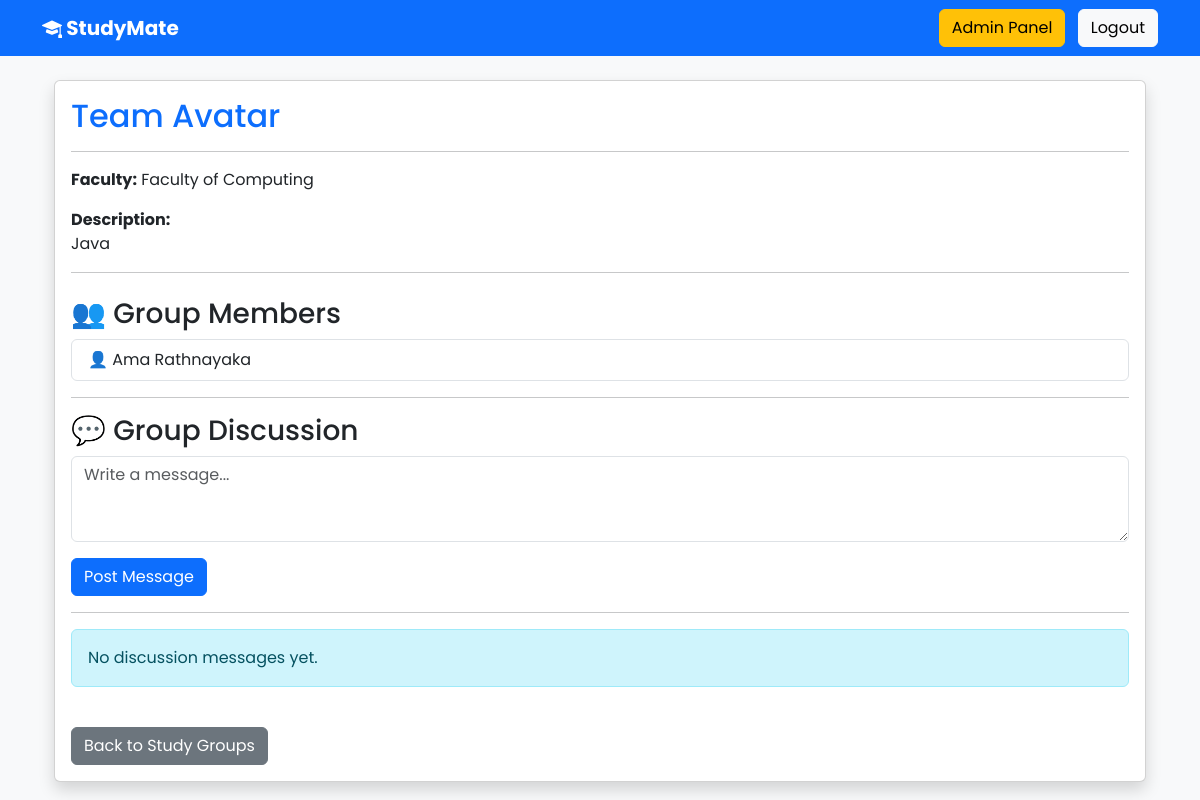
Screenshot of /group_details.php?id=7 (signed in) with the database file from the repository.
### tables this page shows
CREATE TABLE `study_groups` (
  `id` int(11) NOT NULL,
  `group_name` varchar(255) NOT NULL,
  `description` text DEFAULT NULL,
  `faculty` varchar(100) NOT NULL,
  `created_by` int(11) NOT NULL,
  `created_at` timestamp NOT NULL DEFAULT current_timestamp()
);

CREATE TABLE `users` (
  `id` int(11) NOT NULL,
  `full_name` varchar(100) NOT NULL,
  `university_email` varchar(100) NOT NULL,
  `student_id` varchar(50) NOT NULL,
  `faculty` varchar(100) NOT NULL,
  `password` varchar(255) NOT NULL,
  `created_at` timestamp NOT NULL DEFAULT current_timestamp(),
  `role` varchar(20) NOT NULL DEFAULT 'student'
);

### group_details.php (the view, shortened to what this page needs)
<?php
include 'includes/db.php';
$group_id = (int) $_GET['id'];
$role = $_SESSION['role'];
if ($role == 'admin') {
    $sql = "SELECT *
            FROM study_groups
            WHERE id = ?";
    $stmt = $conn->prepare($sql);
    $stmt->bind_param("i", $group_id);
}
$stmt->execute();
$result = $stmt->get_result();
$group = $result->fetch_assoc();
$sql = "SELECT users.full_name
        FROM group_members
        JOIN users
        ON group_members.user_id = users.id
        WHERE group_members.group_id = ?";
$stmt = $conn->prepare($sql);
$stmt->bind_param("i", $group_id);
$stmt->execute();
$members = $stmt->get_result();
$sql = "SELECT group_messages.*, users.full_name
        FROM group_messages
        JOIN users
        ON group_messages.user_id = users.id
        WHERE group_messages.group_id = ?
        ORDER BY group_messages.created_at ASC";
$stmt = $conn->prepare($sql);
$stmt->bind_param("i", $group_id);
$stmt->execute();
$messages = $stmt->get_result();
include 'includes/header.php';
?>
<div class="container">
    <div class="card shadow">
        <div class="card-body">
            <h2 class="text-primary">
                <?php echo htmlspecialchars($group['group_name']); ?>
            </h2>
            <hr>
            <p>
                <strong>Faculty:</strong>
                <?php echo htmlspecialchars($group['faculty']); ?>
            </p>
            <p>
                <strong>Description:</strong><br>
                <?php echo htmlspecialchars($group['description']); ?>
            </p>
            <hr>
            <h3 class="mt-4">👥 Group Members</h3>
            <?php if ($members->num_rows > 0) { ?>
                <ul class="list-group">
                    <?php while ($member = $members->fetch_assoc()) { ?>
                        <li class="list-group-item">
                            👤 <?php echo htmlspecialchars($member['full_name']); ?>
                        </li>
                    <?php } ?>
                </ul>
            <?php } else { ?>
                <div class="alert alert-warning">
                    No members have joined this group yet.
                </div>
            <?php } ?>
            <hr>
            <h3>💬 Group Discussion</h3>
            <form method="POST">
                <div class="mb-3">
                    <textarea
                        name="message"
                        class="form-control"
                        rows="3"
                        placeholder="Write a message..."
                        required></textarea>
                </div>
                <button
                    type="submit"
                    name="post_message"
                    class="btn btn-primary">
                    Post Message
                </button>
            </form>
            <hr>
            <?php if ($messages->num_rows > 0) { ?>
                <?php while ($msg = $messages->fetch_assoc()) { ?>
                    <div class="card mb-2">
                        <div class="card-body">
                            <strong>
                                <?php echo htmlspecialchars($msg['full_name']); ?>
                            </strong>
                            <small class="text-muted float-end">
                                <?php echo htmlspecialchars($msg['created_at']); ?>
                            </small>
                            <br><br>
                            <?php echo nl2br(htmlspecialchars($msg['message'])); ?>
                        </div>
                    </div>
                <?php } ?>
            <?php } else { ?>
                <div class="alert alert-info">
                    No discussion messages yet.
                </div>
            <?php } ?>
            <br>
            <a href="studygroups.php" class="btn btn-secondary">
                Back to Study Groups
            </a>
        </div>
    </div>
</div>
<?php include 'includes/footer.php'; ?>

### assets/css/dashboard.css (style rules this page uses)
body { background:#f5f7fb; font-family:'Poppins',sans-serif; }

### rows the page displays
study_groups: group_name "Team Avatar", faculty "Faculty of Computing", description "Java"
users: full_name "Ama Rathnayaka"
